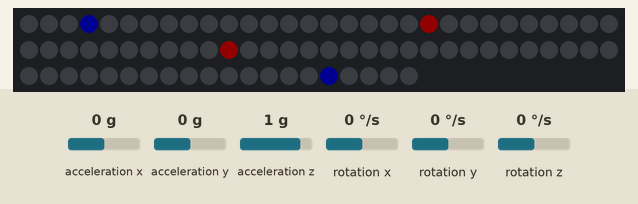
Bench run of a sketch on a simulated Arduino Uno, built with avr-gcc and run on an emulated ATmega328P. Parts: 80 RGB LEDs in strip order, left to right, continuing on the next row. The test bench sets the inputs (shaded band); at power-on: acceleration x 0 g, acceleration y 0 g, acceleration z 1 g, rotation x 0 °/s, rotation y 0 °/s, rotation z 0 °/s. Dim RGB values are drawn brighter than linear; what the sketch prints to the serial monitor is not drawn.

Above: at 4.2 s.
4.3 s: acceleration x set to 0.8 g
5.8 s: acceleration y set to 0.8 g
7.4 s: acceleration y set to -0.1 g
9.7 s: acceleration x set to -1.4 g
12.7 s: acceleration y set to 1.4 g
14.4 s: acceleration x set to 1.4 g
Timing chart, 0 to 17.0 s (numbered marks = the images above; inputs shaded):
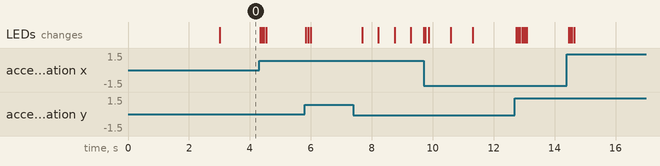

The sketch:

grav_balls.ino
```cpp
  /*
 *
 * This code is basic usage MPU-6050 Accelerometer and Gyroscope
 * Running this code you will get angles only.
 * The Angles at X, Y and Z are displayed on LCD1602-I2C display module
 *
 * Library and code have been taken from:
 * https://github.com/tockn/MPU6050_tockn
 *
 * Updated by Ahmad Shamshiri on July 05, 2018 at 22:19 in Ajax, Ontario, Canada
 * for Robojax.com
 * Get this code from Robojax.com
 * Watch video instruction for this code at:https://youtu.be/uIz6WIis4dc
 *
 * You will need to watch 2 videos before following the instruction in this video:
 * 1-MPU6050 Introduction video and code: https://youtu.be/uhh7ik02aDc
 * 2-LCD1602 with I2C module video and code https://youtu.be/q9YC_GVHy5A
 */
#include <MPU6050_tockn.h>
#include <Wire.h>
#include <Adafruit_NeoPixel.h>

#define LED_PIN 6
#define LED_COUNT 80
Adafruit_NeoPixel strip(LED_COUNT, LED_PIN, NEO_GRB + NEO_KHZ800);
long currentHue = 43000;

float angle_pitch_output;
float angle_roll_output;
float angle_turn_output;

int r;
int g;
int b;


float nPixelX = 3;
float nPixelY = 4;

int pixelX = 3;
int pixelY = 4;


MPU6050 mpu6050(Wire);

//#include <LiquidCrystal_I2C.h>
// Set the LCD address to 0x27 for a 16 chars and 2 line display
//LiquidCrystal_I2C lcd(0x27, 16, 2);

void setup() {
   Serial.begin(9600);


  strip.begin();           // INITIALIZE NeoPixel strip object (REQUIRED)
  strip.show();            // Turn OFF all pixels ASAP
  strip.setBrightness(50); // Set BRIGHTNESS to about 1/5 (max = 255)
/*
      for (int i=0; i<40; i++){
        strip.setPixelColor( i, strip.ColorHSV( 0,255,100) ) ;         //  Set pixel's color (in RAM)
        }
      strip.show();
*/
strip.setPixelColor( 20, strip.ColorHSV( 0,255,100) ) ;
strip.setPixelColor( 40, strip.ColorHSV( 0,255,100) ) ;

strip.show();

  Wire.begin();
  mpu6050.begin();

  mpu6050.calcGyroOffsets(true);


}

void loop() {

    mpu6050.update();


    angle_pitch_output = mpu6050.getAngleX();
    angle_roll_output = mpu6050.getAngleY();
    angle_turn_output = mpu6050.getAngleZ();

    int oldX = pixelX;
    int oldY = pixelY;

    placeOnStrip(oldX,oldY, 0,40);
    placeOnStrip(oldX,4-oldY, 0,0);


    nPixelY = nPixelY + angle_roll_output / 90;
    if (nPixelY > 4){
      nPixelY = 4;
    }
    if (nPixelY < 0){
      nPixelY = 0;
    }
    nPixelX = nPixelX - angle_pitch_output / 90;
    if (nPixelX > 7){
      nPixelX = 7;
    }
    if (nPixelX < 0){
      nPixelX = 0;
    }

    pixelY = round(nPixelY);

    pixelX = round(nPixelX);

    Serial.print(pixelX);
    Serial.print(",");
    Serial.print(pixelY);
    Serial.print(",");
    Serial.print(angle_pitch_output);
    Serial.print(",");
    Serial.println(angle_roll_output);

    placeOnStrip(pixelX,pixelY, 1, 40);
    placeOnStrip(pixelX,4-pixelY, 1, 0);


    strip.show();
    delay(20);

}// loop end


void placeOnStrip(int x, int y, int pBrightness, int displacement){

    int plotPos = x + (y*8);
    strip.setPixelColor( plotPos + displacement , strip.Color( 0,0,pBrightness*100) ) ;
  }
```
